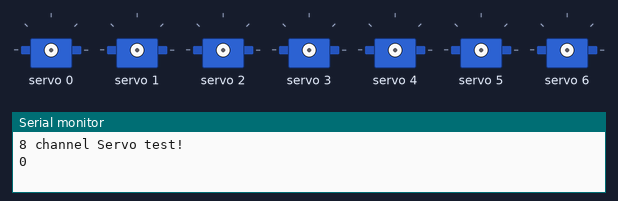
This sketch was run on a simulated Arduino Uno, built with avr-gcc and run on an emulated ATmega328P. Parts: 7 × servo, the last lines printed to the serial monitor.

Above: at 0.05 s.
At 0.75 s:
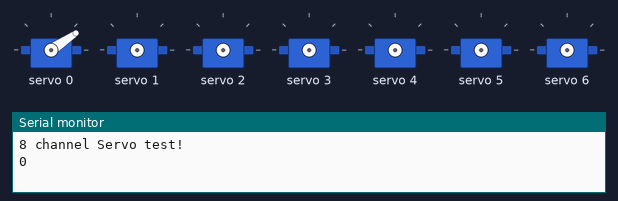
At 1.5 s:
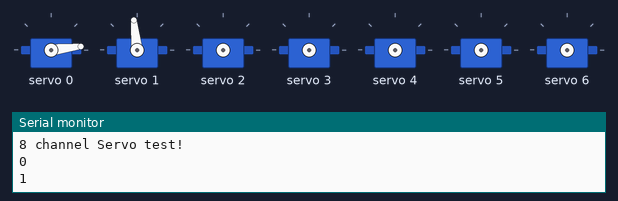
At 3.0 s:
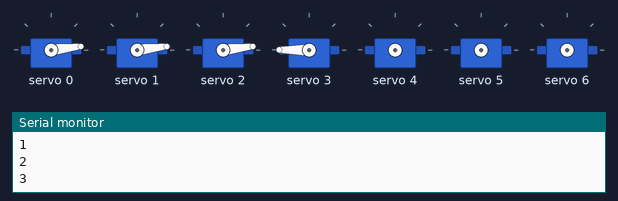
At 4.5 s:
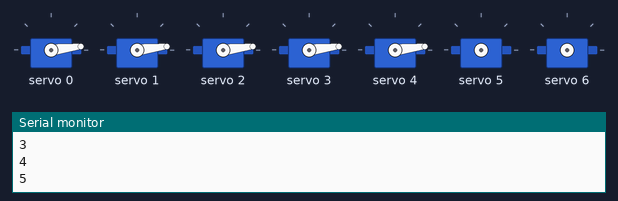
At 6.0 s:
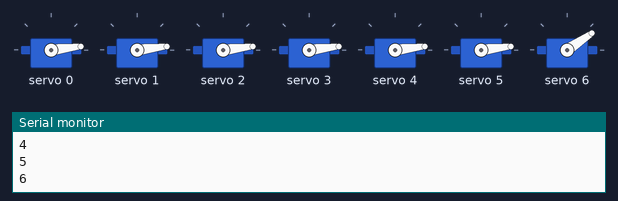
Timing chart, 0 to 7.9 s (numbered marks = the images above):
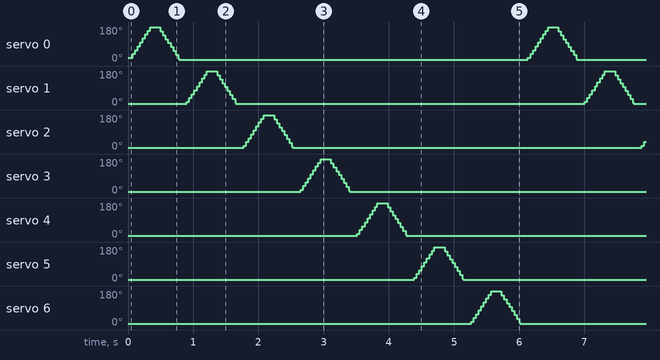

The sketch:

multi-servo-i2c.ino
```cpp
//https://www.adrirobot.it/serial_servo_controller/PCA9685_16_Ch_12-Bit_PWM_Servo_Driver.htm
//https://learn.adafruit.com/16-channel-pwm-servo-driver?view=all

#include <Wire.h>
#include <Adafruit_PWMServoDriver.h>

// called this way, it uses the default address 0x40
Adafruit_PWMServoDriver pwm = Adafruit_PWMServoDriver();

// Depending on your servo make, the pulse width min and max may vary, you
// want these to be as small/large as possible without hitting the hard stop
// for max range. You'll have to tweak them as necessary to match the servos you
// have!
#define SERVOMIN  150 // this is the 'minimum' pulse length count (out of 4096)
#define SERVOMAX  600 // this is the 'maximum' pulse length count (out of 4096)

int servonum = 0;

void setup() {
  Serial.begin(9600);
  Serial.println("8 channel Servo test!");
  pwm.begin();
  pwm.setPWMFreq(60);
  delay(10);
}

void loop() {
  // Drive each servo one at a time
  Serial.println(servonum);
  for (int a = SERVOMIN; a < SERVOMAX; a++) {
    pwm.setPWM(servonum, 0, a);
  }

  delay(100);
  for (int a = SERVOMAX; a > SERVOMIN; a--) {
    pwm.setPWM(servonum, 0, a);
  }

  delay(100);

  servonum ++;
  if (servonum > 6) servonum = 0;
}
```

Measured:
- by itself, servo 0: repeats every 6.1 s: 58° 0.04 s, 79° 0.04 s, 100° 0.04 s, 120° 0.04 s, 141° 0.04 s, 161° 0.04 s, 180° 0.16 s, 158° 0.04 s, 137° 0.04 s, 116° 0.04 s, 96° 0.04 s, 75° 0.04 s, 55° 0.04 s, 34° 0.04 s, 13° 0.01 s, 7° 5.3 s, 6° 0.02 s, 17° 0.04 s, 38° 0.04 s
- by itself, servo 1–6: repeats every 6.1 s: 38° 0.04 s, 58° 0.04 s, 79° 0.04 s, 100° 0.04 s, 120° 0.04 s, 141° 0.04 s, 161° 0.04 s, 180° 0.16 s, 158° 0.04 s, 137° 0.04 s, 116° 0.04 s, 96° 0.04 s, 75° 0.04 s, 55° 0.04 s, 34° 0.04 s, 13° 0.01 s, 7° 5.3 s, 6° 0.02 s, 17° 0.04 s
